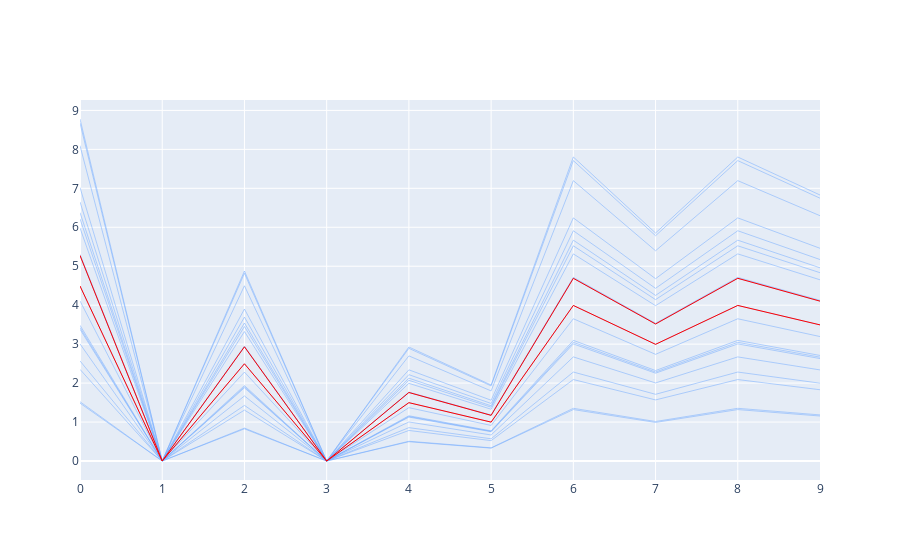

Notebook source saved alongside this figure:
### Markdown cell above
But this is much more meaningful with visuals!

### Code cell
bd.plot_deepest(n=2)

### Figure 1 — Plotly figure (JSON) as saved in the notebook; plotly's stock layout.template omitted (floating-point values rounded to 4 significant figures)
{"data": [{"line": {"color": "#6ea8ff", "width": 0.5}, "mode": "lines", "type": "scatter", "x": [0, 1, 2, 3, 4, 5, 6, 7, 8, 9], "y": [2.352, 0, 1.307, 0, 0.784, 0.5226, 2.091, 1.568, 2.091, 1.829]}, {"line": {"color": "#6ea8ff", "width": 0.5}, "mode": "lines", "type": "scatter", "x": [0, 1, 2, 3, 4, 5, 6, 7, 8, 9], "y": [1.485, 0, 0.8248, 0, 0.4949, 0.3299, 1.32, 0.9898, 1.32, 1.155]}, {"line": {"color": "#6ea8ff", "width": 0.5}, "mode": "lines", "type": "scatter", "x": [0, 1, 2, 3, 4, 5, 6, 7, 8, 9], "y": [4.492, 0, 2.496, 0, 1.497, 0.9983, 3.993, 2.995, 3.993, 3.494]}, {"line": {"color": "#6ea8ff", "width": 0.5}, "mode": "lines", "type": "scatter", "x": [0, 1, 2, 3, 4, 5, 6, 7, 8, 9], "y": [8.096, 0, 4.498, 0, 2.699, 1.799, 7.196, 5.397, 7.196, 6.297]}, {"line": {"color": "#6ea8ff", "width": 0.5}, "mode": "lines", "type": "scatter", "x": [0, 1, 2, 3, 4, 5, 6, 7, 8, 9], "y": [7.021, 0, 3.9, 0, 2.34, 1.56, 6.241, 4.68, 6.241, 5.46]}, {"line": {"color": "#6ea8ff", "width": 0.5}, "mode": "lines", "type": "scatter", "x": [0, 1, 2, 3, 4, 5, 6, 7, 8, 9], "y": [2.568, 0, 1.427, 0, 0.8562, 0.5708, 2.283, 1.712, 2.283, 1.998]}, {"line": {"color": "#6ea8ff", "width": 0.5}, "mode": "lines", "type": "scatter", "x": [0, 1, 2, 3, 4, 5, 6, 7, 8, 9], "y": [8.674, 0, 4.819, 0, 2.891, 1.928, 7.71, 5.783, 7.71, 6.747]}, {"line": {"color": "#6ea8ff", "width": 0.5}, "mode": "lines", "type": "scatter", "x": [0, 1, 2, 3, 4, 5, 6, 7, 8, 9], "y": [5.276, 0, 2.931, 0, 1.759, 1.173, 4.69, 3.518, 4.69, 4.104]}, {"line": {"color": "#6ea8ff", "width": 0.5}, "mode": "lines", "type": "scatter", "x": [0, 1, 2, 3, 4, 5, 6, 7, 8, 9], "y": [5.303, 0, 2.946, 0, 1.768, 1.178, 4.714, 3.535, 4.714, 4.125]}, {"line": {"color": "#6ea8ff", "width": 0.5}, "mode": "lines", "type": "scatter", "x": [0, 1, 2, 3, 4, 5, 6, 7, 8, 9], "y": [3.427, 0, 1.904, 0, 1.142, 0.7616, 3.046, 2.285, 3.046, 2.665]}, {"line": {"color": "#6ea8ff", "width": 0.5}, "mode": "lines", "type": "scatter", "x": [0, 1, 2, 3, 4, 5, 6, 7, 8, 9], "y": [6.376, 0, 3.542, 0, 2.125, 1.417, 5.668, 4.251, 5.668, 4.959]}, {"line": {"color": "#6ea8ff", "width": 0.5}, "mode": "lines", "type": "scatter", "x": [0, 1, 2, 3, 4, 5, 6, 7, 8, 9], "y": [3.381, 0, 1.878, 0, 1.127, 0.7514, 3.006, 2.254, 3.006, 2.63]}, {"line": {"color": "#6ea8ff", "width": 0.5}, "mode": "lines", "type": "scatter", "x": [0, 1, 2, 3, 4, 5, 6, 7, 8, 9], "y": [8.779, 0, 4.877, 0, 2.926, 1.951, 7.804, 5.853, 7.804, 6.828]}, {"line": {"color": "#6ea8ff", "width": 0.5}, "mode": "lines", "type": "scatter", "x": [0, 1, 2, 3, 4, 5, 6, 7, 8, 9], "y": [5.981, 0, 3.323, 0, 1.994, 1.329, 5.316, 3.987, 5.316, 4.652]}, {"line": {"color": "#6ea8ff", "width": 0.5}, "mode": "lines", "type": "scatter", "x": [0, 1, 2, 3, 4, 5, 6, 7, 8, 9], "y": [1.521, 0, 0.8452, 0, 0.5071, 0.3381, 1.352, 1.014, 1.352, 1.183]}, {"line": {"color": "#6ea8ff", "width": 0.5}, "mode": "lines", "type": "scatter", "x": [0, 1, 2, 3, 4, 5, 6, 7, 8, 9], "y": [3.483, 0, 1.935, 0, 1.161, 0.7741, 3.096, 2.322, 3.096, 2.709]}, {"line": {"color": "#6ea8ff", "width": 0.5}, "mode": "lines", "type": "scatter", "x": [0, 1, 2, 3, 4, 5, 6, 7, 8, 9], "y": [6.214, 0, 3.452, 0, 2.071, 1.381, 5.524, 4.143, 5.524, 4.833]}, {"line": {"color": "#6ea8ff", "width": 0.5}, "mode": "lines", "type": "scatter", "x": [0, 1, 2, 3, 4, 5, 6, 7, 8, 9], "y": [6.649, 0, 3.694, 0, 2.216, 1.478, 5.91, 4.433, 5.91, 5.172]}, {"line": {"color": "#6ea8ff", "width": 0.5}, "mode": "lines", "type": "scatter", "x": [0, 1, 2, 3, 4, 5, 6, 7, 8, 9], "y": [3.006, 0, 1.67, 0, 1.002, 0.668, 2.672, 2.004, 2.672, 2.338]}, {"line": {"color": "#6ea8ff", "width": 0.5}, "mode": "lines", "type": "scatter", "x": [0, 1, 2, 3, 4, 5, 6, 7, 8, 9], "y": [4.108, 0, 2.282, 0, 1.369, 0.9128, 3.651, 2.738, 3.651, 3.195]}, {"line": {"color": "Red", "width": 1}, "mode": "lines", "type": "scatter", "x": [0, 1, 2, 3, 4, 5, 6, 7, 8, 9], "y": [4.492, 0, 2.496, 0, 1.497, 0.9983, 3.993, 2.995, 3.993, 3.494]}, {"line": {"color": "Red", "width": 1}, "mode": "lines", "type": "scatter", "x": [0, 1, 2, 3, 4, 5, 6, 7, 8, 9], "y": [5.276, 0, 2.931, 0, 1.759, 1.173, 4.69, 3.518, 4.69, 4.104]}], "layout": {"showlegend": false, "title": {"x": 0.5, "xanchor": "center", "y": 0.9, "yanchor": "top"}}}
